Frame 1 (no input): blank canvas, image omitted
Frame 60 (the mouse pressed at the canvas centre just before this capture): blank canvas, image omitted
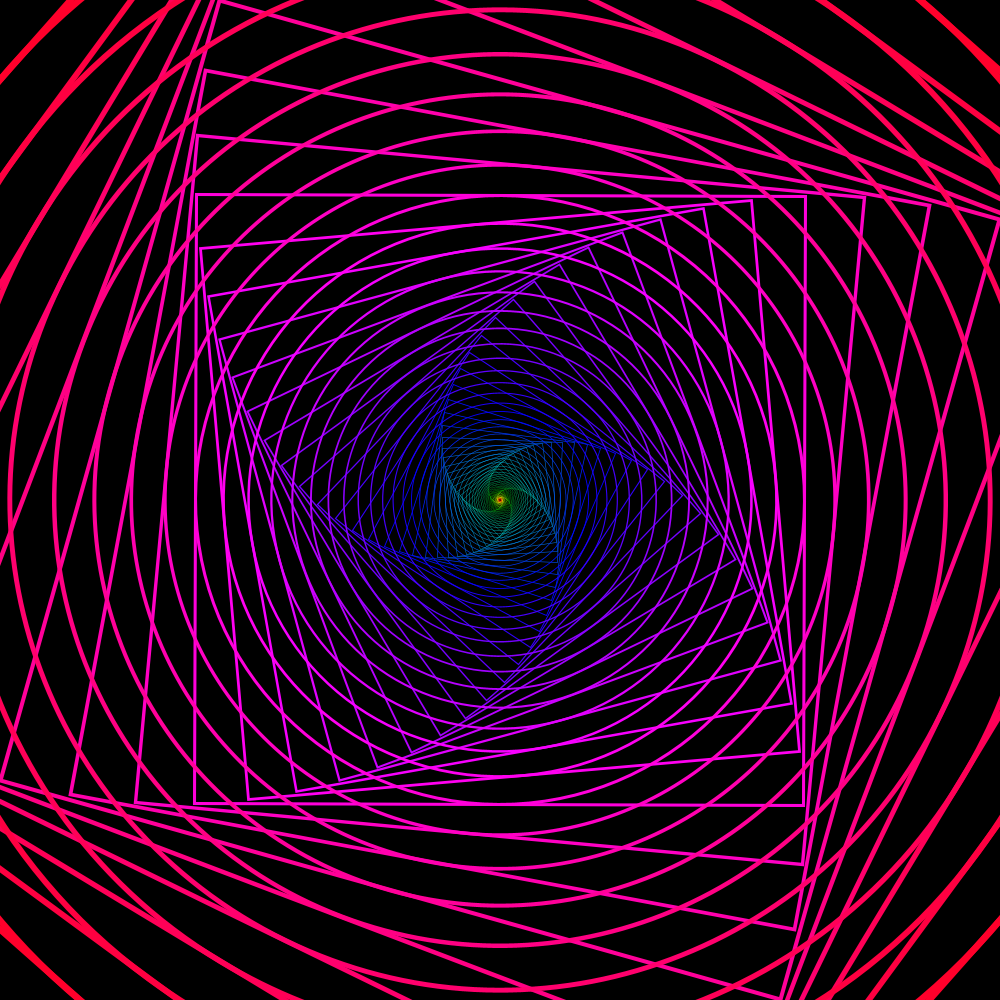
Frame 120 (the mouse held since frame 60 and released just before this capture)

The Processing sketch whose frames 1 and 60 were blank and that drew this single picture after the mouse press (run headless with seeded random() and noise(); from frame 60 on, the mouse is pressed at the canvas centre):

// Processing sketch: CoolThing1
// ── CoolThing1.pde
void setup() {
  //size(500, 500);
  //fullScreen();
  size(1000,1000);

  //endShape(CLOSE);
}
float rot=0;
void draw() {
  background(0);
  noFill();
  stroke(255);
  rot+=0.01;
  float cur=0;
  float ang=0;
  float r=0;
  int n=70;
  translate(width/2, height/2);
  strokeWeight(0.01);
  scale(1);
  for (int i=0; i<n; i++) {
    myShape(0, 0, 2, 2,float(i)/n);
    scale(1.1);
    rotate(TWO_PI/n+rot/(i*i+1));
  }
}
void myShape(float x,float y,float w,float h,float f){
  colorMode(HSB,100);
  stroke(f*mouseX/5,mouseY/5,(mouseX+mouseY)/2/5);
  colorMode(RGB,255);
  ellipseMode(CENTER);
  rectMode(CENTER);
  ellipse(x,y,w,h);
  rect(x,y,w,h);
}
